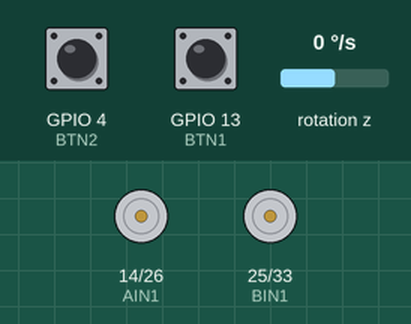
The sketch below on a simulated ESP32. On the bench: motor-driver pin pairs drawn as motors (green arrow = first pin HIGH = forward, orange = second pin HIGH = backward, longer = more drive, scaled by the enable pin). Wiring (inferred from the names in the program): MPU-6050 motion sensor at I2C address 0x68. The test bench sets the inputs (shaded band); at power-on: GPIO 13 (BTN1) HIGH, rotation z 0 °/s, GPIO 4 (BTN2) HIGH. What the sketch prints to the serial monitor is not drawn.

Above: at 2.5 s.
2.6 s: GPIO 13 (BTN1) pulled LOW for 0.15 s
At 3.4 s:
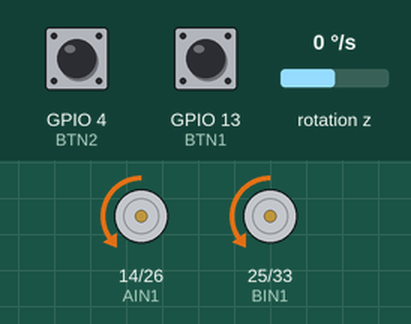
5.7 s: rotation z set to -192 °/s
7.4 s: GPIO 13 (BTN1) pulled LOW for 1 s
At 9.6 s:
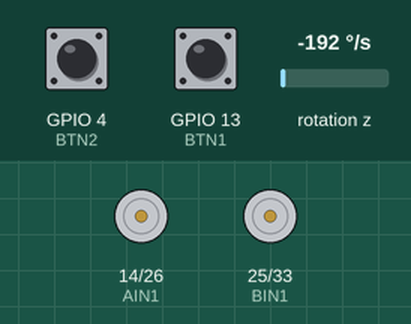
10.4 s: GPIO 4 (BTN2) pulled LOW for 0.15 s
12.0 s: GPIO 13 (BTN1) pulled LOW for 3.2 s
At 15.49 s:
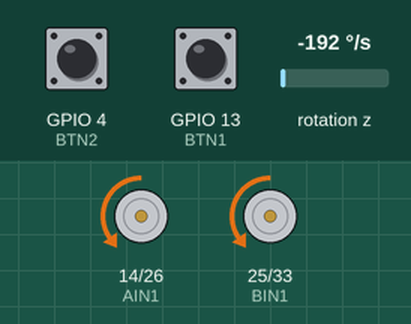
Timing chart, 0 to 17.3 s (numbered marks = the images above; inputs shaded):
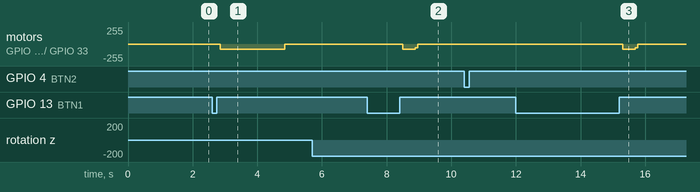

The sketch:

02_turn_90_right.ino
```cpp
// ============================================================================
// 02_TURN_90_RIGHT: Precision 90-Degree Right Pivot Turn with Gyro Feedback
// ESP32 Arduino Core 2.x & 3.x compatible
// ============================================================================
#include <Arduino.h>
#include <Wire.h>
#include <esp_arduino_version.h>

#define PWMA 27
#define AIN1 14
#define AIN2 26
#define PWMB 32
#define BIN1 25
#define BIN2 33

#define BTN1 13   // Press to execute 90° Right Turn (GPIO 13)
#define BTN2 4    // Emergency Stop / Zero Heading (GPIO 4)

#define PIN_I2C_SDA 21
#define PIN_I2C_SCL 22

const int turnSpeed = 80;
float gyroZOffset = 0.0f;
float currentYawDeg = 0.0f;
unsigned long lastGyroMicros = 0;

inline void pwmWriteLeft(uint32_t val) {
#if defined(ESP_ARDUINO_VERSION) && (ESP_ARDUINO_VERSION >= ESP_ARDUINO_VERSION_VAL(3, 0, 0))
  ledcWrite(PWMA, val);
#else
  ledcWrite(0, val);
#endif
}

inline void pwmWriteRight(uint32_t val) {
#if defined(ESP_ARDUINO_VERSION) && (ESP_ARDUINO_VERSION >= ESP_ARDUINO_VERSION_VAL(3, 0, 0))
  ledcWrite(PWMB, val);
#else
  ledcWrite(1, val);
#endif
}

void setupMotors() {
  pinMode(AIN1, OUTPUT); pinMode(AIN2, OUTPUT);
  pinMode(BIN1, OUTPUT); pinMode(BIN2, OUTPUT);
#if defined(ESP_ARDUINO_VERSION) && (ESP_ARDUINO_VERSION >= ESP_ARDUINO_VERSION_VAL(3, 0, 0))
  ledcAttach(PWMA, 5000, 8);
  ledcAttach(PWMB, 5000, 8);
#else
  ledcSetup(0, 5000, 8); ledcAttachPin(PWMA, 0);
  ledcSetup(1, 5000, 8); ledcAttachPin(PWMB, 1);
#endif
}

void setMotors(int left, int right) {
  left = constrain(left, -255, 255);
  right = constrain(right, -255, 255);
  if (left > 0)      { digitalWrite(AIN1, LOW);  digitalWrite(AIN2, HIGH); pwmWriteLeft(left); }
  else if (left < 0) { digitalWrite(AIN1, HIGH); digitalWrite(AIN2, LOW);  pwmWriteLeft(-left); }
  else               { digitalWrite(AIN1, LOW);  digitalWrite(AIN2, LOW);  pwmWriteLeft(0); }

  if (right > 0)      { digitalWrite(BIN1, HIGH); digitalWrite(BIN2, LOW);  pwmWriteRight(right); }
  else if (right < 0) { digitalWrite(BIN1, LOW);  digitalWrite(BIN2, HIGH); pwmWriteRight(-right); }
  else                { digitalWrite(BIN1, LOW);  digitalWrite(BIN2, LOW);  pwmWriteRight(0); }
}

void stopMotors() { setMotors(0, 0); }

void initMPU6050() {
  Wire.beginTransmission(0x68);
  Wire.write(0x6B); Wire.write(0x00);
  Wire.endTransmission(true);

  Wire.beginTransmission(0x68);
  Wire.write(0x1B); Wire.write(0x08); // +/- 500 deg/s
  Wire.endTransmission(true);

  delay(100);
  Serial.print("Calibrating Gyro... keep robot still...");
  long sum = 0;
  for (int i = 0; i < 500; i++) {
    Wire.beginTransmission(0x68);
    Wire.write(0x47);
    Wire.endTransmission(false);
    Wire.requestFrom((uint8_t)0x68, (uint8_t)2, (uint8_t)true);
    if (Wire.available() >= 2) sum += (Wire.read() << 8) | Wire.read();
    delay(2);
  }
  gyroZOffset = (float)sum / 500.0f;
  lastGyroMicros = micros();
  Serial.printf(" Done! Offset: %.2f\n", gyroZOffset);
}

void updateYaw() {
  unsigned long now = micros();
  float dt = (now - lastGyroMicros) * 1e-6f;
  lastGyroMicros = now;
  if (dt > 0.05f) dt = 0.005f;

  Wire.beginTransmission(0x68);
  Wire.write(0x47);
  Wire.endTransmission(false);
  Wire.requestFrom((uint8_t)0x68, (uint8_t)2, (uint8_t)true);
  if (Wire.available() >= 2) {
    int16_t rawZ = (Wire.read() << 8) | Wire.read();
    float rate = (float)(rawZ - gyroZOffset) / 65.5f;
    currentYawDeg += rate * dt;
  }
}

void turnRight90() {
  Serial.println("\n👉 Executing 90° RIGHT TURN...");
  stopMotors(); delay(100);
  updateYaw();
  float startYaw = currentYawDeg;
  unsigned long t0 = millis();

  while (millis() - t0 < 2000) {
    updateYaw();
    float turned = currentYawDeg - startYaw; // Decreases towards -90°
    if (turned <= -88.0f) break;
    int spd = (turned <= -75.0f) ? (int)(turnSpeed * 0.7f) : turnSpeed;
    if (spd < 50) spd = 50;
    setMotors(spd, -spd);
    delay(2);
  }
  stopMotors(); delay(100);
  updateYaw();
  Serial.printf("Turn completed! Final Heading: %.1f°\n", currentYawDeg);
}

void setup() {
  Serial.begin(115200);
  pinMode(BTN1, INPUT_PULLUP);
  pinMode(BTN2, INPUT_PULLUP);
  setupMotors();
  stopMotors();

  Wire.begin(PIN_I2C_SDA, PIN_I2C_SCL, 400000);
  initMPU6050();

  Serial.println("=== 90° RIGHT TURN TEST ===");
  Serial.println("Press BTN1 (GPIO13) to perform a 90° Right Turn");
  Serial.println("Press BTN2 (GPIO4) to reset heading to 0°");
}

void loop() {
  updateYaw();

  if (digitalRead(BTN1) == LOW) {
    delay(50);
    if (digitalRead(BTN1) == LOW) {
      while (digitalRead(BTN1) == LOW) delay(10);
      turnRight90();
    }
  }

  if (digitalRead(BTN2) == LOW) {
    delay(50);
    if (digitalRead(BTN2) == LOW) {
      while (digitalRead(BTN2) == LOW) delay(10);
      currentYawDeg = 0.0f;
      Serial.println("Heading reset to 0.0°");
    }
  }

  static unsigned long lastP = 0;
  if (millis() - lastP > 250) {
    lastP = millis();
    Serial.printf("Current Yaw: %6.1f°\n", currentYawDeg);
  }
}
```

Measured:
- after the input at 2.6 s, motor on GPIO 14 (AIN1) / GPIO 26 (AIN2), motor on GPIO 25 (BIN1) / GPIO 33 (BIN2): stopped → backward 80/255 after 0.25 s, → stopped 2.0 s later
- after the input at 5.7 s, every drawn part: stays the same
- after the input at 7.4 s, motor on GPIO 14 (AIN1) / GPIO 26 (AIN2), motor on GPIO 25 (BIN1) / GPIO 33 (BIN2): stopped → backward 80/255 after 1.1 s, → backward 56/255 0.39 s later, → stopped 0.07 s later
- after the input at 10.4 s, every drawn part: stays the same
- after the input at 12.0 s, motor on GPIO 14 (AIN1) / GPIO 26 (AIN2), motor on GPIO 25 (BIN1) / GPIO 33 (BIN2): stopped → backward 80/255 after 3.3 s, → backward 56/255 0.39 s later, → stopped 0.07 s later
